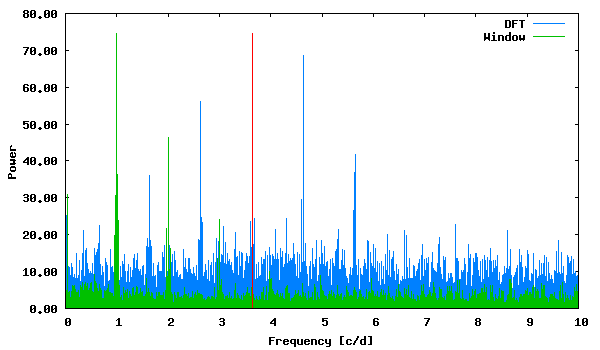

Reproduce this figure in gnuplot.
set term png size 600,350 medium
set colors classic
set output "phase_lc_11.deeming.png"
set xlabel "Frequency [c/d]"
set ylabel "Power"
set format y "%5.2f"
plot "deeming.periodogram" using 1:2 with lines linecolor 3 title "DFT", "deeming.periodogram" using 1:3 with lines linecolor 2 title "Window", "<echo '3.638851 74.63937633'" with impulses linecolor 1 title ""
 
